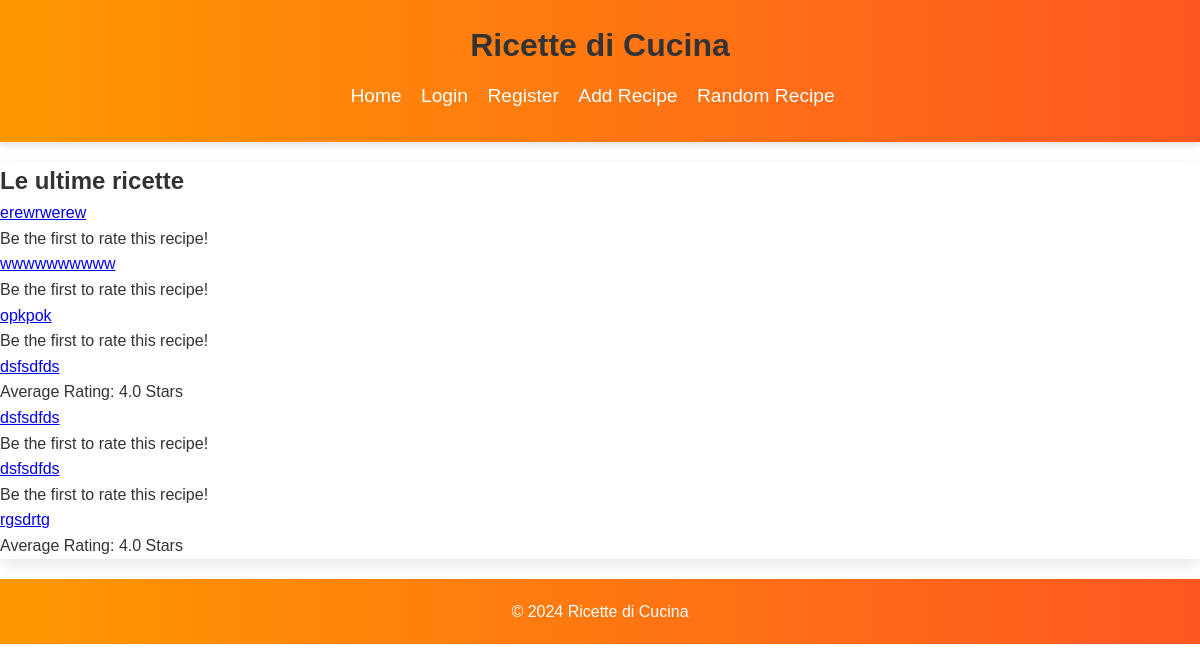
Before: / with the older database file.
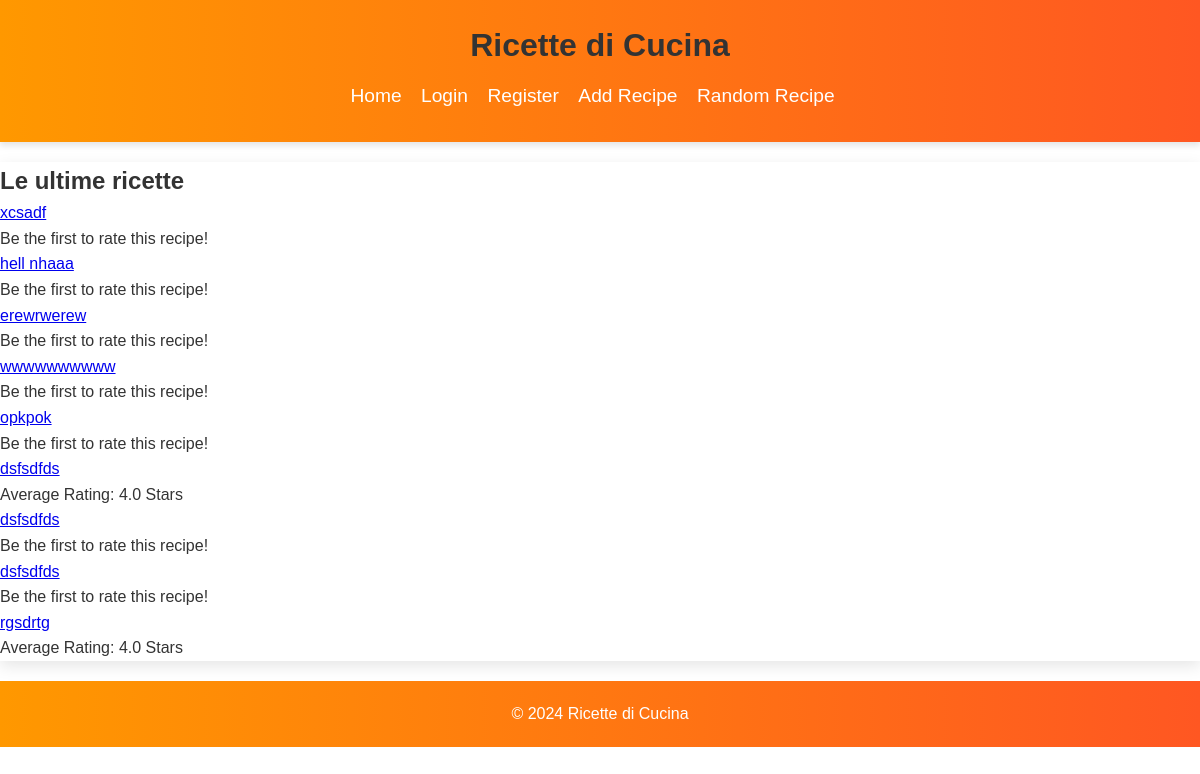
After: the same page with the newer database file.
### tables this page shows
CREATE TABLE recipe (
    id INTEGER PRIMARY KEY AUTOINCREMENT,
    name TEXT NOT NULL,
    ingredients TEXT NOT NULL,
    procedure TEXT NOT NULL,
    star_rating REAL DEFAULT 0,
    user_id INTEGER, image_path TEXT,
    FOREIGN KEY (user_id) REFERENCES user (id)
);

### app.py (the view)
@app.route('/')
def index():
    db = get_db()
    cur = db.execute('SELECT id, name, ingredients, procedure, star_rating FROM recipe ORDER BY id DESC')
    recipes = cur.fetchall()
    recipes_list = [dict(recipe) for recipe in recipes]
    for recipe in recipes_list:
        rating_result = db.execute('SELECT AVG(rating) as average_rating FROM rating WHERE recipe_id = ?', (recipe['id'],)).fetchone()
        recipe['average_rating'] = float(rating_result['average_rating']) if rating_result['average_rating'] is not None else 0.0
    return render_template('home.html', recipes=recipes_list)

### app.py (called while the page is built)
def get_db():
    db_path = app.config['DATABASE']
    if '_database' not in g:
        g._database = sqlite3.connect(db_path)
        g._database.row_factory = sqlite3.Row
    return g._database

@app.teardown_appcontext
def close_connection(exception):
    db = g.pop('_database', None)
    if db is not None:
        db.close()

### templates/home.html
{% extends "layout.html" %}
{% block content %}
    <h2>Le ultime ricette</h2>
    <ul>
        {% for recipe in recipes %}
        <li>
            <a href="{{ url_for('view_recipe', recipe_id=recipe.id) }}">{{ recipe.name }}</a>
            {% if recipe.average_rating %}
                <p>Average Rating: {{ recipe.average_rating|round(1) }} Stars</p>
            {% else %}
                <p>Be the first to rate this recipe!</p>
            {% endif %}
        </li>
        {% endfor %}
    </ul>
{% endblock %}

### templates/layout.html (shortened to what this page needs)
<!DOCTYPE html>
<html lang="en">
<head>
    <link rel="stylesheet" href="{{ url_for('static', filename='style.css') }}">
</head>
<body class="{% block body_class %}{% endblock %}">
{% block header %}
    <header>
        <h1>Ricette di Cucina</h1>
        <nav>
            <ul>
                <li><a href="{{ url_for('index') }}">Home</a></li>
                <li><a href="{{ url_for('login') }}">Login</a></li>
                <li><a href="{{ url_for('register') }}">Register</a></li>
                <li><a href="{{ url_for('new_recipe') }}">Add Recipe</a></li>
                <li><a href="{{ url_for('random_recipe') }}">Random Recipe</a></li>
            </ul>
        </nav>
    </header>
{% endblock %}
<main>
    {% block content %}
    {% endblock %}
</main>
{% block footer %}
    <footer>
        <p>&copy; 2024 Ricette di Cucina</p>
    </footer>
{% endblock %}
</body>
</html>

### static/style.css (style rules this page uses)
* { box-sizing: border-box; margin: 0; padding: 0; }
body, h1, h2, h3, p, form, ul, li { font-family: 'Helvetica Neue', Helvetica, Arial, sans-serif; }
body { line-height: 1.6; font-size: 16px; background-color: #fff; color: #333; }
header { background: linear-gradient(to right, #ff9800, #ff5722); color: #ffffff; padding: 20px 10%; text-align: center; box-shadow: 0 4px 6px rgba(0, 0, 0, 0.1); }
nav ul { list-style-type: none; text-align: center; padding: 10px 0; }
nav ul li { display: inline; margin-right: 15px; }
nav ul li a { color: #ffffff; text-decoration: none; font-size: 1.2em; transition: color 0.3s; }
main { margin-top: 20px; background: #ffffff; box-shadow: 0 5px 15px rgba(0, 0, 0, 0.1); }
h1, h2 { color: #333; }
footer { text-align: center; padding: 20px 10%; background: linear-gradient(to right, #ff9800, #ff5722); color: #ffffff; margin-top: 20px; }
body, h1, h2, h3, p, form, ul, li { font-family: Arial, sans-serif; }

Changed rows visible on the page:
added recipe: name "xcsadf", shows "Be the first to rate this recipe!"
added recipe: name "hell nhaaa", shows "Be the first to rate this recipe!"
